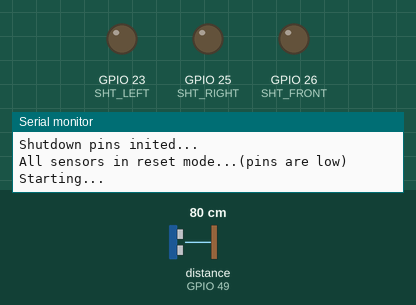
This sketch was run on a simulated ESP32. Parts: output pins drawn as LEDs (lit = HIGH), the last lines printed to the serial monitor. Inputs (shaded band) come from the test bench; at power-on: distance to the obstacle (sensor on GPIO 49) 80 cm.

Above: at 0.01 s.
At 1.2 s:
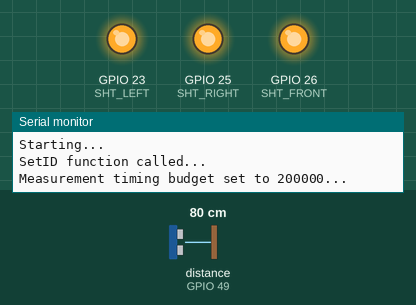
1.3 s: distance to the obstacle (sensor on GPIO 49) set to 4 cm
Timing chart, 0 to 4.3 s (numbered marks = the images above; inputs shaded):
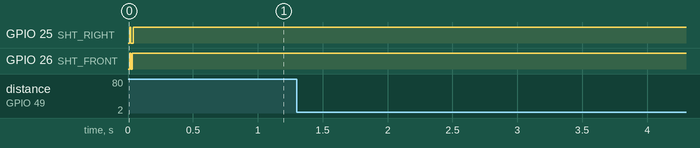

The sketch:

sensors.ino
```cpp
#include <Wire.h>
#include <Adafruit_VL53L0X.h>

// Sensor I2C addresses
#define LEFT_ADDRESS 0x30
#define FRONT_ADDRESS 0x31
#define RIGHT_ADDRESS 0x32

// XSHUT pins
#define SHT_LEFT 23
#define SHT_FRONT 26
#define SHT_RIGHT 25

// Create an instance of the VL53L0X sensor
Adafruit_VL53L0X left = Adafruit_VL53L0X();
Adafruit_VL53L0X front = Adafruit_VL53L0X();
Adafruit_VL53L0X right = Adafruit_VL53L0X();

// Measurement variables
VL53L0X_RangingMeasurementData_t measure_left;
VL53L0X_RangingMeasurementData_t measure_front;
VL53L0X_RangingMeasurementData_t measure_right;

const int numReadings = 20; // Number of readings to average
int readIndex = 0;          // Index of the current reading
int total = 0;              // Sum of readings
int distance;

void setID()
{
  // Reset all sensors
  digitalWrite(SHT_LEFT, LOW);
  digitalWrite(SHT_FRONT, LOW);
  digitalWrite(SHT_RIGHT, LOW);
  delay(10);

  // Unreset all sensors
  digitalWrite(SHT_LEFT, HIGH);
  digitalWrite(SHT_FRONT, HIGH);
  digitalWrite(SHT_RIGHT, HIGH);
  delay(10);

  // Activate LEFT and reset others
  digitalWrite(SHT_LEFT, HIGH);
  digitalWrite(SHT_FRONT, LOW);
  digitalWrite(SHT_RIGHT, LOW);

  // Initialize left sensors
  if (!left.begin(LEFT_ADDRESS))
  {
    Serial.println(F("Failed to boot left VL53L0X"));
    while (1)
      ;
  }
  delay(10);

  // Activate FRONT and reset others
  digitalWrite(SHT_FRONT, HIGH);
  digitalWrite(SHT_RIGHT, LOW);

  // Initialize FRONT
  if (!front.begin(FRONT_ADDRESS))
  {
    Serial.println(F("Failed to boot front VL53L0X"));
    while (1)
      ;
  }
  delay(10);

  // Activate RIGHT
  digitalWrite(SHT_RIGHT, HIGH);
  delay(10);

  // initialize RIGHT
  if (!right.begin(RIGHT_ADDRESS))
  {
    Serial.println(F("Failed to boot right VL53L0X"));
    while (1)
      ;
  }
}

void setup()
{
  Serial.begin(115200);

  while (!Serial)
  {
    delay(1);
  }

  pinMode(SHT_LEFT, OUTPUT);
  pinMode(SHT_FRONT, OUTPUT);
  pinMode(SHT_RIGHT, OUTPUT);

  Serial.println("Shutdown pins inited...");

  digitalWrite(SHT_LEFT, LOW);
  digitalWrite(SHT_FRONT, LOW);
  digitalWrite(SHT_RIGHT, LOW);

  Serial.println("All sensors in reset mode...(pins are low)");

  Serial.println("Starting...");
  // SetID function is responsible for assigning addresses to each sensor
  setID();

  Serial.println("SetID function called...");

  // left.setMeasurementTimingBudgetMicroSeconds(200);
  // front.setMeasurementTimingBudgetMicroSeconds(200);
  // right.setMeasurementTimingBudgetMicroSeconds(200);

  left.configSensor(Adafruit_VL53L0X::VL53L0X_SENSE_HIGH_ACCURACY);
  front.configSensor(Adafruit_VL53L0X::VL53L0X_SENSE_HIGH_ACCURACY);
  right.configSensor(Adafruit_VL53L0X::VL53L0X_SENSE_HIGH_ACCURACY);

  Serial.println("Measurement timing budget set to 200000...");
}

void loop()
{
  while (readIndex < numReadings)
  {
    front.rangingTest(&measure_left, false); // Perform a ranging test (no debug output)
    if (measure_left.RangeStatus != 4)
    {
      distance = measure_left.RangeMilliMeter;
      if (distance >= 30 && distance < 200)
      {
        total += distance;
        readIndex++;
      }
    }
  }

  Serial.println(total / numReadings);
  readIndex = 0;
  total = 0;
  delay(1000); // Delay for 1 second between readings
}
```
